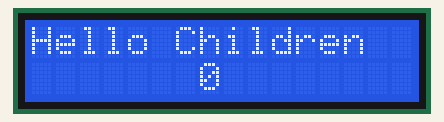
Simulated run of this sketch. Board: Arduino Uno, built with avr-gcc and run on an emulated ATmega328P. Shown: 16×2 character LCD.

Above: at 0.1 s.
At 4.1 s:
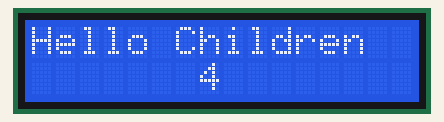
At 9.1 s:
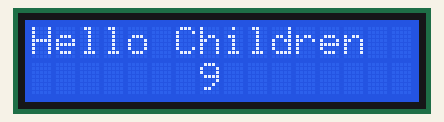
At 19.1 s:
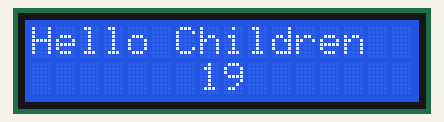
At 29.1 s:
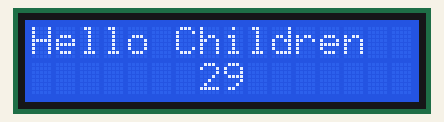
At 39.1 s:
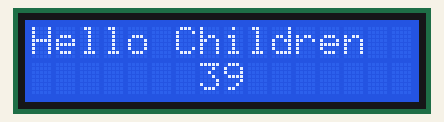

The sketch:

LCD1.ino
```cpp
//include biblioteca pentru lucrul cu LCD
#include <LiquidCrystal.h>
/* LCD RS pinul digital 7
* LCD Enable pinul 6
* LCD D4 pinul 5
* LCD D5 pinul 4
* LCD D6 pinul 3
* LCD D7 pinul 2
Al șaptelea pin este pinul de la potențiometrul de reglare a
iluminării */
//inițializează lcd-ul la valorile stabilite ale pinilor
LiquidCrystal lcd(7, 6, 5, 4, 3, 2);
unsigned long time;
void setup()
{
  //setează numărul de rânduri și coloane ale LCD-ului
  lcd.begin(16, 2);
}
void loop()
{
  //luăm numărul de secunde trecute de la reset (sau
  //pornirea programului)
  time = millis() / 1000;
  //setăm cursorul la coloana 0 rândul 1
  lcd.setCursor(0, 0);
  //scriem un text
  lcd.print("Hello Children");
  //setăm cursorul la mijlocul liniei a doua
  lcd.setCursor(7, 1);
  //scriem timpul
  lcd.print(time);
}
```

Measured:
- what the display in image 1 shows lasts 1.0 s, from 4.0 s to 5.0 s
